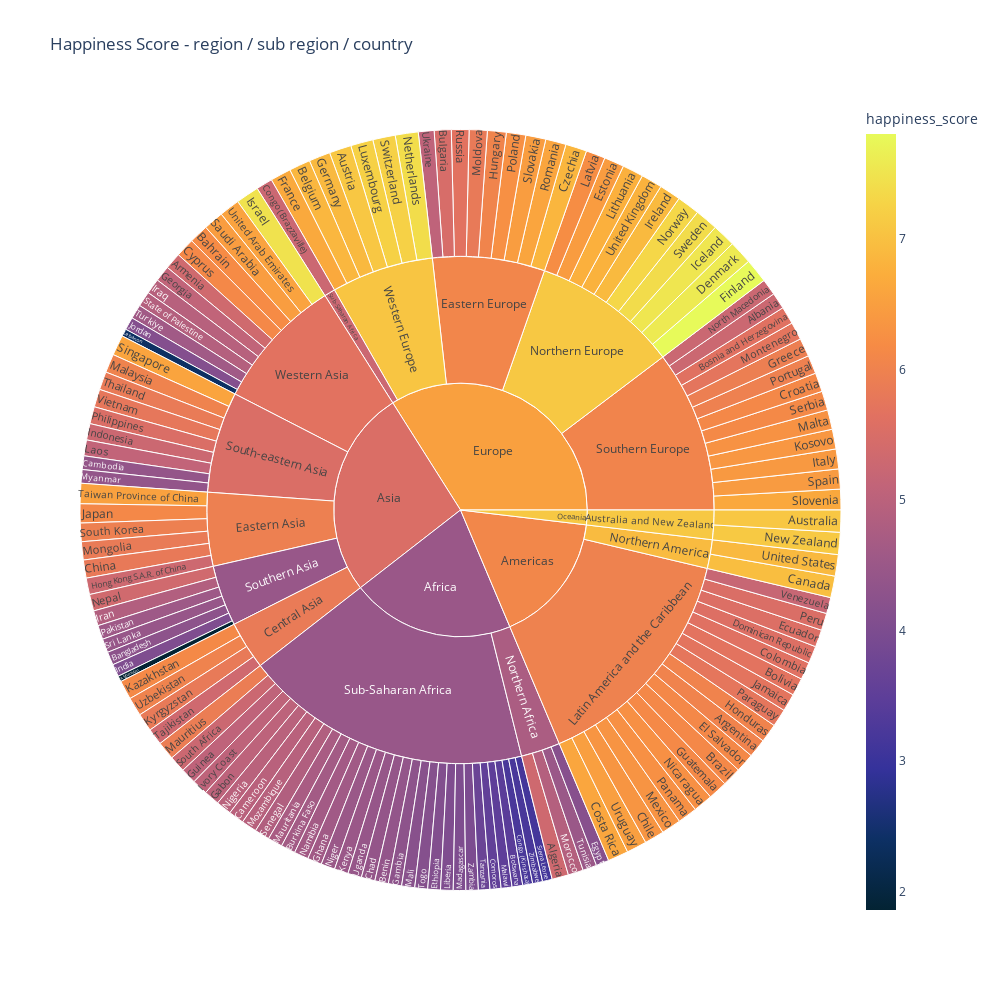

Source (notebook cell):
### Code cell
fig = px.sunburst(data_frame=df,
                  path=["region", "sub_region", "country"],
                  values="happiness_score",
                  color="happiness_score",
                  color_continuous_scale='thermal',
                  width=1000, 
                  height=1000,
                  title = 'Happiness Score - region / sub region / country')
fig.show()
fig.write_html("sunburst.html")

### Figure 1 — Plotly figure (JSON) as saved in the notebook; plotly's stock layout.template omitted (floating-point values rounded to 4 significant figures; data arrays with more than 128 entries replaced by an {"elided": "..."} marker saying what was removed)
{"data": [{"branchvalues": "total", "customdata": {"elided": "157x1 float values"}, "domain": {"x": [0, 1], "y": [0, 1]}, "hovertemplate": "labels=%{label}<br>happiness_score_sum=%{value}<br>parent=%{parent}<br>id=%{id}<br>happiness_score=%{color}<extra></extra>", "ids": {"elided": "157 str values"}, "labels": {"elided": "157 str values"}, "marker": {"coloraxis": "coloraxis", "colors": {"elided": "157 float values"}}, "name": "", "parents": {"elided": "157 str values"}, "type": "sunburst", "values": {"elided": "157 float values"}}], "layout": {"coloraxis": {"colorbar": {"title": {"text": "happiness_score"}}, "colorscale": [[0, "rgb(3, 35, 51)"], [0.09091, "rgb(13, 48, 100)"], [0.1818, "rgb(53, 50, 155)"], [0.2727, "rgb(93, 62, 153)"], [0.3636, "rgb(126, 77, 143)"], [0.4545, "rgb(158, 89, 135)"], [0.5455, "rgb(193, 100, 121)"], [0.6364, "rgb(225, 113, 97)"], [0.7273, "rgb(246, 139, 69)"], [0.8182, "rgb(251, 173, 60)"], [0.9091, "rgb(246, 211, 70)"], [1, "rgb(231, 250, 90)"]]}, "height": 1000, "legend": {"tracegroupgap": 0}, "title": {"text": "Happiness Score - region / sub region / country"}, "width": 1000}}
